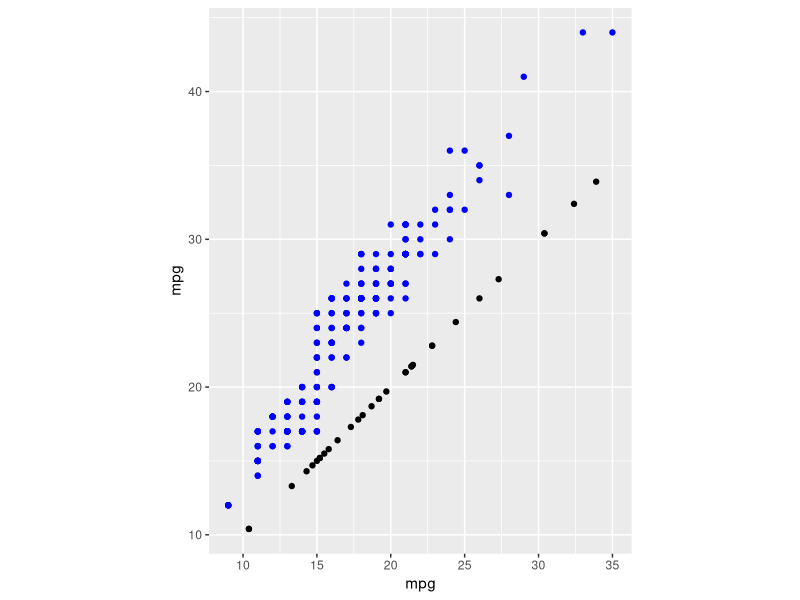

The R script that drew this image: (Note: this script raises an error after producing the figure.)
## ---- chunk 1
knitr::opts_chunk$set(echo = TRUE)
options(tidyverse.quiet = TRUE)
## ---- chunk 2
library(tidyverse)
## ---- chunk 3
library(ggplot2)
p1 <- ggplot() + 
  geom_point(data = mtcars,
             aes(mpg, mpg))

p2 <- ggplot() + 
  geom_point(aes(cty, hwy),
             data = mpg,
             color = "blue")


ggplot() + 
  p1$layers + 
  p2$layers + 
  coord_equal()


library(ggplot2)
p3 <- ggplot(data = mtcars) + 
  geom_point(aes(mpg, mpg))

ggplot() + 
  p3$layers

p3$layers$geom_point$data <- p3$data

ggplot() + 
  p3$layers

p4 <- ggplot() + 
  aes(cty, hwy) +
  geom_point(data = mtcars)

ggplot() +
  p4$layers

# p4$layers$geom_point$data <- p4$data
p4$layers$geom_point$mapping <- p4$mapping

ggplot() +
  p4$layers
